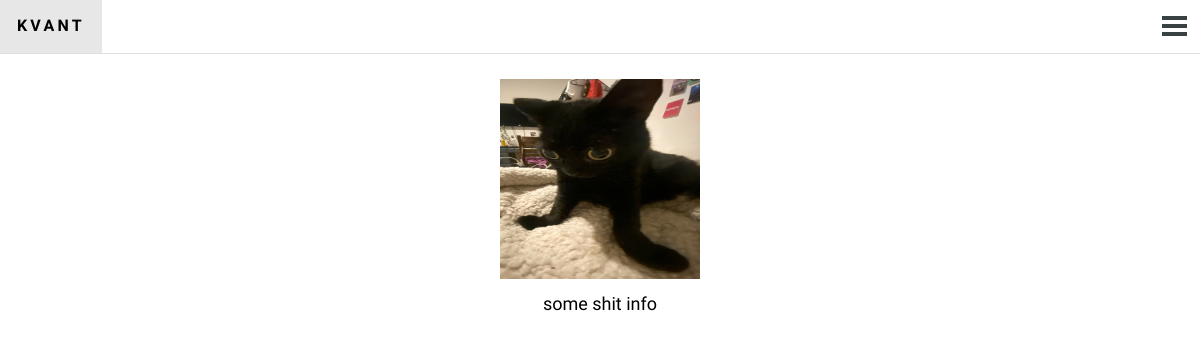
/projects/post/1, run on the app's committed database.
### info/models.py (models this page shows, shortened)
class Projects(models.Model):
    title = models.CharField('Заголовок', max_length=100, unique=True)
    description = models.TextField('Текст новости', unique=True)
    image = models.ImageField('Фото', upload_to='img/projects')

### info/views.py (the view)
# urls.py: path('projects/post/<int:pk>', ProjectsDetailView.as_view(), name='projectpost_dl'),
class ProjectsDetailView(DetailView):
    model = Projects
    template_name = 'projectpost_dl.html'

### info/templates/projectpost_dl.html (shortened to what this page needs)
{% extends 'maintmp.html' %}
{% block content %}
    <div class="newsunit">
        <img src="{{ projects.image.url }}" class="npimd">
        <p class="ffca desc-d">{{ projects.description }}</p>
    </div>
{% endblock content %}

### static/css/main.css (style rules this page uses)
* { margin: 0; padding: 0; }
.desc-d { font-size: 25px; margin-top: 10px; margin-left: 300px; margin-right: 300px; }
.ffca { font-family: Comfortaa; }
.npimd { width: 300px; height: 300px; }
.newsunit { position: relative; width: 100%; text-align: center; margin-bottom: 100px; margin-top: 25px; }
@media (max-width: 1920px) { .newsunit { position: relative; height: 400px; width: 100%; text-align: center; margin-bottom: 80px; margin-top: 25px; } }
@media (max-width: 1920px) { .npimd { width: 200px; height: 200px; } }
@media (max-width: 1920px) { .desc-d { font-size: 18px; margin-top: 10px; text-align: center; margin-left: 0; margin-right: 0; } }

### data on the page
Projects: image (picture), description "some shit info"
